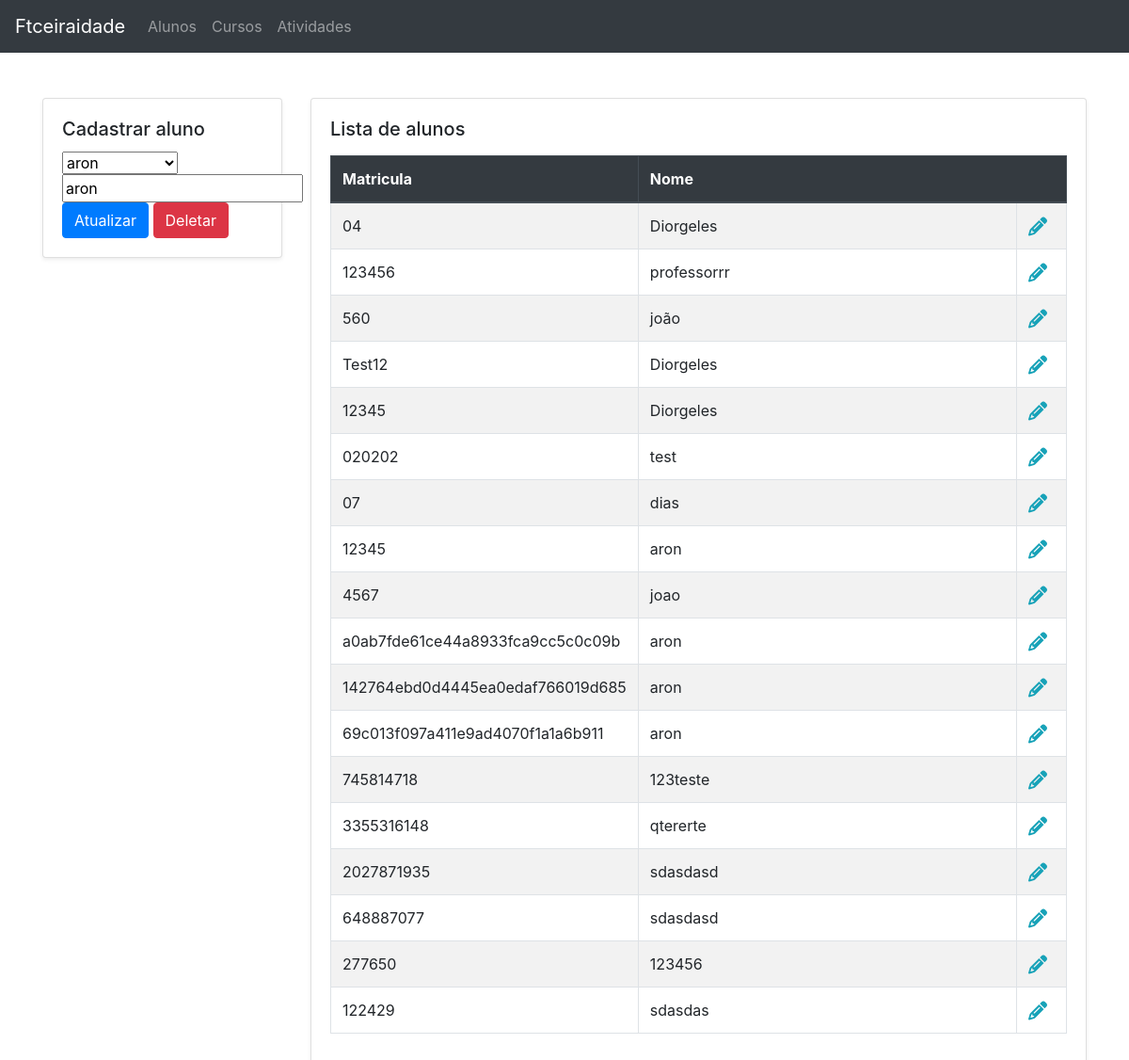
The page /alunos/8 on the database its author committed.
### core/models.py (models this page shows, shortened)
class Students(SoftDeletableModel, TimeStampedModel):
    user = models.ForeignKey(User, on_delete=models.CASCADE)
    subscription = models.CharField(max_length=8, editable=False)
    name = models.CharField('Nome', max_length=100)
    class Meta:
        verbose_name = 'Estudante'
        verbose_name_plural = 'Estudantes'

### core/views.py (the view, shortened to what this page needs)
# urls.py: path('alunos/<int:studentId>', student, name='student'),
def student(request, studentId):
    template_name = 'student.html'
    student = Students.objects.get(id=studentId)
    students = Students.objects.all()
    form = StudentsForm(request.POST or None, instance=student)
    return render(request, template_name, locals())

### core/forms.py
class StudentsForm(forms.ModelForm):
    class Meta:
        model = Students
        fields = '__all__'

### core/templates/student.html (shortened to what this page needs)
{% extends "base_add_list.html" %}
{% load bootstrap %}
{% block insert_title %}Cadastrar aluno{% endblock insert_title %}
{% block insert_data %}
<form action="
    {% if studentId %}
        {% url 'student' studentId %}
    {% else %}
        {% url 'students' %}
    {% endif %}" method="POST">
    {{ form.user|bootstrap }}
    {{ form.name|bootstrap }}
    <button type="submit" class="btn btn-primary" name='SAVE'>{% if studentId %}Atualizar{% else %}Salvar{% endif %}</button>
    {% if studentId %}<button type="submit" class="btn btn-danger" name='DELETE'>Deletar</button>{% endif %}
</form>
{% endblock insert_data %}
{% block list_title %}Lista de alunos{% endblock list_title %}
{% block list_columns %}
<tr>
    <th>Matricula</th>
    <th colspan='2'>Nome</th>
</tr>
{% endblock list_columns %}
{% block list_data %}
{% for student in students %}
<tr>
    <td>{{ student.subscription }}</td>
    <td class='w-75'>{{ student.name }}</td>
    <td class='text-right'>
        <a href="{% url 'student' student.id %}" class='pr-2'>
            <i class="fa fa-pencil fa-lg text-info"></i>
        </a>
    </td>
</tr>
{% empty %}
<tr>
    <td colspan='2' class='text-center'>Ainda não existe alunos cadastrados</td>
</tr>
{% endfor %}
{% endblock list_data %}

### rows shown on the page
Students: user "aron", name "aron", subscription "12345"
Students: subscription "04", name "Diorgeles"
Students: subscription "123456", name "professorrr"
Students: subscription "560", name "joão"
Students: subscription "Test12", name "Diorgeles"
Students: subscription "12345", name "Diorgeles"
Students: subscription "020202", name "test"
Students: subscription "07", name "dias"
Students: subscription "4567", name "joao"
Students: subscription "a0ab7fde61ce44a8933fca9cc5c0c09b", name "aron"
Students: subscription "142764ebd0d4445ea0edaf766019d685", name "aron"
Students: subscription "69c013f097a411e9ad4070f1a1a6b911", name "aron"
Students: subscription "745814718", name "123teste"
Students: subscription "3355316148", name "qtererte"
Students: subscription "2027871935", name "sdasdasd"
Students: subscription "648887077", name "sdasdasd"
Students: subscription "277650", name "123456"
Students: subscription "122429", name "sdasdas"
